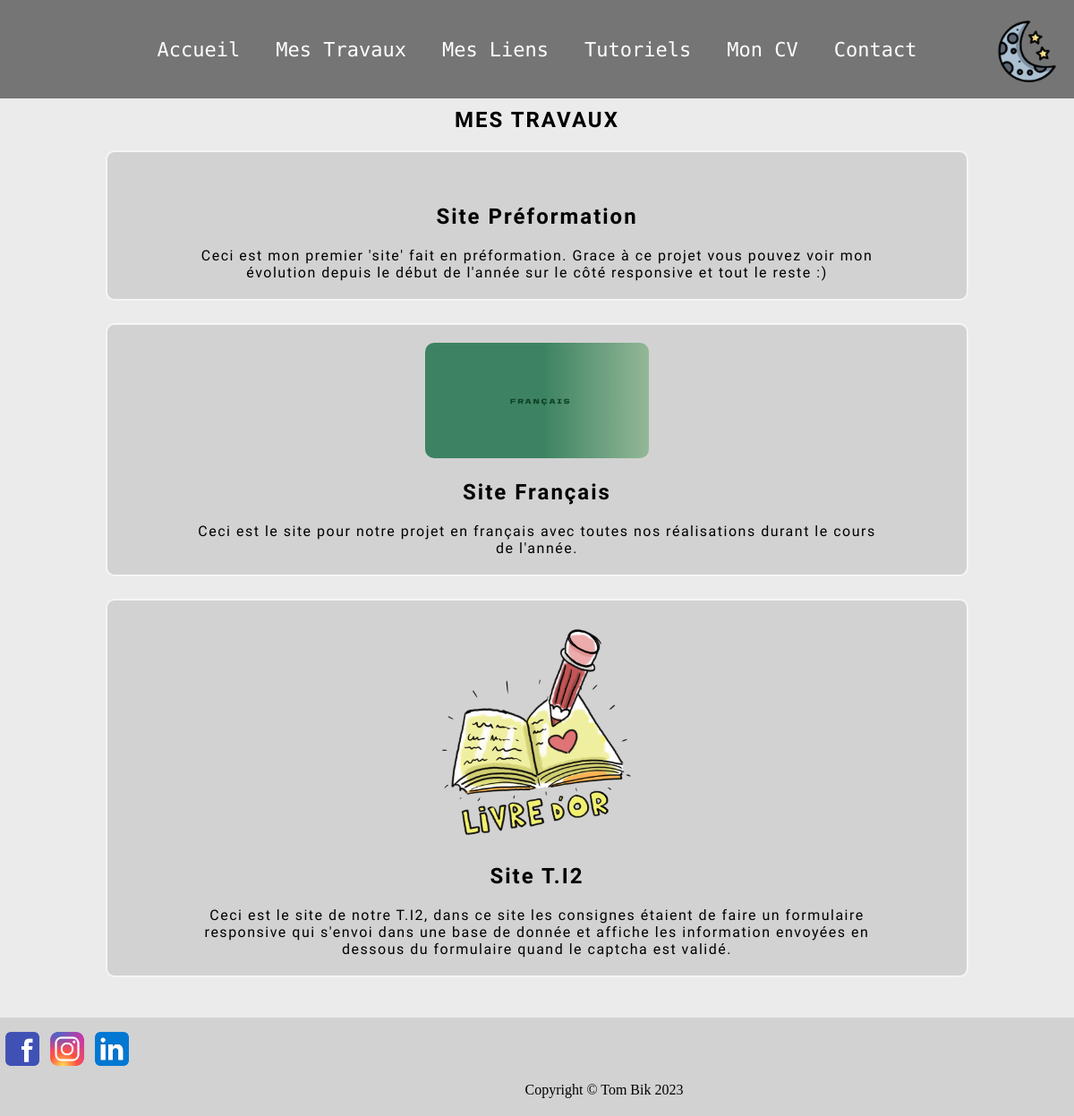
/?page=travaux, run on the app's committed database.
### tables this page shows
CREATE TABLE IF NOT EXISTS `travaux` (
  `id` int(11) NOT NULL AUTO_INCREMENT,
  `titre` varchar(255) NOT NULL,
  `description` text NOT NULL,
  `image_url` varchar(255) NOT NULL,
  `url` varchar(255) NOT NULL,
  PRIMARY KEY (`id`)
);

### public/index.php (called while the page is built, shortened)
<?php
require_once "../model/travauxModel.php";
require_once "../controller/publicController.php";

### model/travauxModel.php (called while the page is built, shortened)
<?php
try{
    $dbconnect = mysqli_connect(DB_HOST,DB_LOGIN,DB_PWD,DB_NAME,DB_PORT);
    mysqli_set_charset($dbconnect,DB_CHARSET);
}catch(Exception $e){
    exit(utf8_encode($e->getMessage()));
}
$sqlLien = "SELECT `titre`, `description`, `image_url`, `url` FROM `travaux` ORDER BY `id` ASC; ";
try {
    $queryLien = mysqli_query($dbconnect, $sqlLien);
}catch(Exception $e){
    exit(utf8_encode($e->getMessage()));
}
$afficheTravaux = mysqli_fetch_all($queryLien,MYSQLI_ASSOC);

### view/mesTravaux.php (the view, shortened to what this page needs)
<!DOCTYPE html>
<html lang="en">
<head>
    <link rel="stylesheet" href="css/lien.css">
</head>
<body>
<div id="gridmenu">
    <?php
include 'include/menuDarkMode.php';
    ?>
<h3>MES TRAVAUX</h3>
<div id="lienGlobal">
<?php
foreach($afficheTravaux as $item):
?>
    <div class='liens'>
    <a href="<?=$item['url']?>" target="_blank"><img src="<?=$item['image_url']?>" width="250px" height="auto" alt=""></a>
        <h3><?=$item['titre']?> </h3>
        <p><?=$item['description']?></p>
    </div>
<?php
endforeach;
?>
</div>
    <?php
include 'include/footer.php'
    ?>
</div>
</body>
</html>

### controller/publicController.php (shortened to what this page needs)
<?php
if(isset($_GET['page'])){
    switch($_GET['page']){
        case 'travaux':
            include "../view/mesTravaux.php";
            break;
    }
}else{
    include_once "../view/homePage.php";
}

### view/include/menuDarkMode.php (shortened to what this page needs)
<nav>
<div class="menu">
    <ul>
    <li><a href="./">Accueil</a></li>
    <li><a href="?page=travaux">Mes Travaux</a></li>
    <li><a href="?page=lien">Mes Liens</a></li>
    <li><a href="?page=tuto">Tutoriels</a></li>
    <li><a href="?page=cv">Mon CV</a></li>
    <li><a href="?page=contact">Contact</a></li>
    </ul>
</div>
</nav>
<a href="#" id="mode-switch" class="dark-mode"></a>

### view/include/footer.php
<footer>
    <a href="https://www.google.com/?hl=fr" target="_blank"><img src="img/icons8-facebook-96.png" width="50px" height="50px" alt=""></a>
    <a href="https://www.google.com/?hl=fr" target="_blank"><img src="img/icons8-instagram-96.png" width="50px" height="50px" alt=""></a>
    <a href=""><img src="img/icons8-linkedin-96.png" width="50px" height="50px" alt=""></a>
    <p>Copyright &copy Tom Bik 2023</p>
</footer>

### public/css/lien.css (style rules this page uses)
#gridmenu { display: grid; gap: 20px; grid-template-columns: repeat(2, 1fr); grid-template-rows: 100px repeat(5, auto); grid-template-areas: "menuNav darkMode" "titre titre" "liens liens" "liens liens" "liens liens" "footer footer" ; }
body { margin: 0; background-color: rgb(235, 235, 235); }
#mode-switch { justify-self: right; align-self: center; width: 75px; height: 75px; background-size: contain; background-position: center; background-repeat: no-repeat; z-index: 100; transition: background-image 0.7s ease; margin-right: 15px; margin-top: 15px; }
#mode-switch.dark-mode { grid-area: darkMode; top: 20px; right: 30px; cursor: pointer; background-image: url('../img/moon_stars_night_midnight_sky_icon_194278.png'); }
.menu { position: fixed; text-align: center; top: 0; left: 0; width: 100%; height: 100%; background-color: rgba(0, 0, 0, 0.5); transform: translateX(-100%); transition: transform 1s ease-in-out; }
.menu ul { list-style: none; margin: 0; padding: 0; position: absolute; top: 50%; left: 50%; transform: translate(-50%, -50%); text-align: center; }
.menu ul li { margin: 20px 0; }
.menu ul li a { font-family: 'Roboto Mono', monospace; color: #fff; font-size: 24px; text-decoration: none; }
#lienGlobal { grid-area: liens; }
.liens { border-radius: 10px; border: 2px solid rgb(245, 245, 245); gap: 20px; margin: auto auto 25px auto; width: 80%; display: flex; flex-direction: column; flex-wrap: nowrap; align-items: center; background-color: rgb(210, 210, 210); }
.liens a { margin-top: 20px; }
.liens p { margin-bottom: 20px; text-align: center; font-family: 'Orbitron', sans-serif; letter-spacing: 1.5px; font-size: initial; }
.liens a img { border-radius: 10px; }
h3 { text-align: center; font-family: 'Orbitron', serif; letter-spacing: 2px; font-size: x-large; grid-area: titre; margin: auto; width: 90%; }
p { text-align: center; width: 80%; margin: auto; top: 0; }
footer { display: flex; flex-direction: row; flex-wrap: wrap; justify-content: center; grid-area: footer; width: 100%; margin: 0px auto; height: 100px; padding-top: 10px; background-color: rgb(210, 210, 210); }
footer p { color: black; font-family: 'Space Mono', serif; text-align: center; margin-bottom: 20px; }
.menu-toggle, a { cursor: pointer; }
@media screen and (min-width: 768px) { #gridmenu { display: grid; grid-template-columns: repeat(4, 1fr); grid-template-rows: 100px repeat(4, auto); grid-template-areas: "menuNav menuNav menuNav darkMode" "titre titre titre titre" "liens liens liens liens" "liens liens liens liens" "footer footer footer footer" ; } }
@media screen and (min-width: 768px) { .menu { position: absolute; grid-area: menuNav; height: 110px; transform: none; } }
@media screen and (min-width: 768px) { .menu ul { margin: 0; padding: 0; display: flex; justify-content: center; align-items: center; width: 100%; } }
@media screen and (min-width: 768px) { .menu ul li { margin: 20px; } }
@media screen and (min-width: 768px) { .menu ul li a { font-size: 22px; } }
@media screen and (min-width: 768px) { #mode-switch { z-index: 0; } }
@media screen and (min-width: 768px) { #mode-switch.dark-mode { grid-area: darkMode; top: 17px; } }

### data on the page
travaux: titre "Site Préformation", description "Ceci est mon premier 'site' fait en préformation. Grace à ce projet vous pouvez voir mon évolution depuis le début de l'année sur le côté responsive et tout le reste :)"
travaux: image_url (picture), titre "Site Français", description "Ceci est le site pour notre projet en français avec toutes nos réalisations durant le cours de l'année."
travaux: image_url (picture), titre "Site T.I2", description "Ceci est le site de notre T.I2, dans ce site les consignes étaient de faire un formulaire responsive qui s'envoi dans une base de donnée et affiche les information envoyées en dessous du formulaire quand le captcha est validé."
